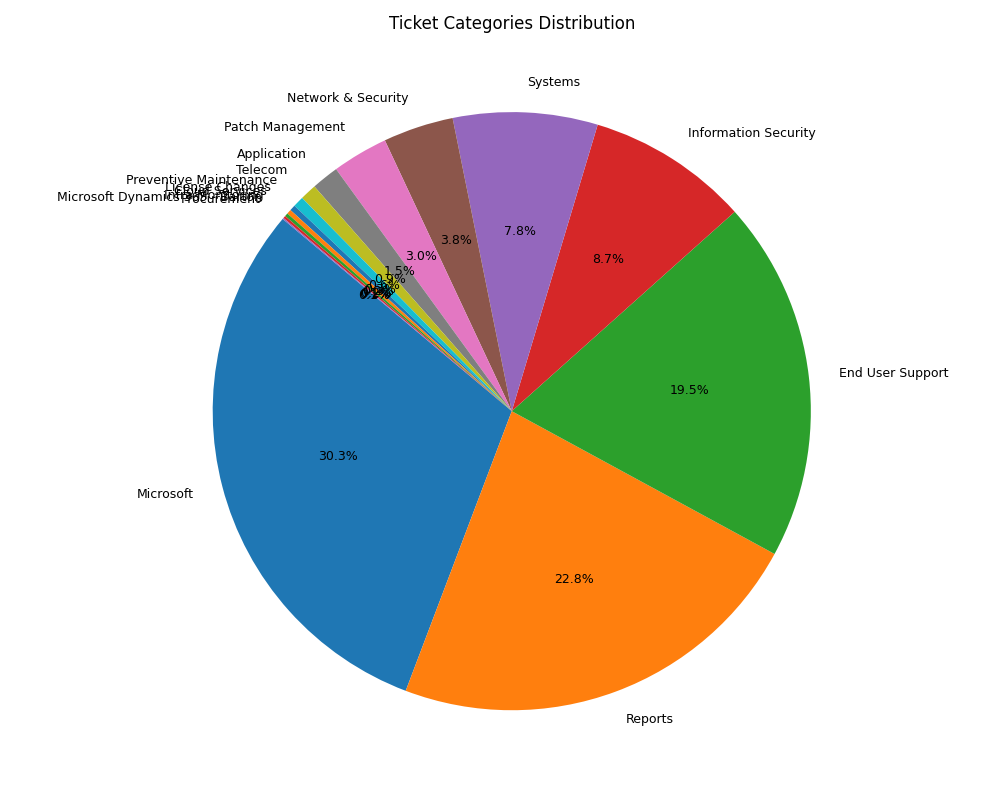

Generate this figure with Python:
import matplotlib.pyplot as plt

# Data
categories = ['Microsoft', 'Reports', 'End User Support', 'Information Security', 'Systems', 'Network & Security', 'Patch Management', 'Application', 'Telecom', 'Preventive Maintenance', 'License Changes', 'Cloud Services', 'Infra Monitoring', 'Microsoft Dynamics 365 - Barton', 'Procurement']
counts = [1356, 1021, 873, 391, 349, 170, 135, 66, 40, 26, 14, 11, 8, 6, 3]

# Plotting pie chart
plt.figure(figsize=(10, 8))
plt.pie(counts, labels=categories, autopct='%1.1f%%', startangle=140, textprops={'fontsize': 9})
plt.title('Ticket Categories Distribution')
plt.tight_layout()

# Save the plot as a PNG file
plt.savefig('ticket_category_pie_chart.png')
plt.close()
